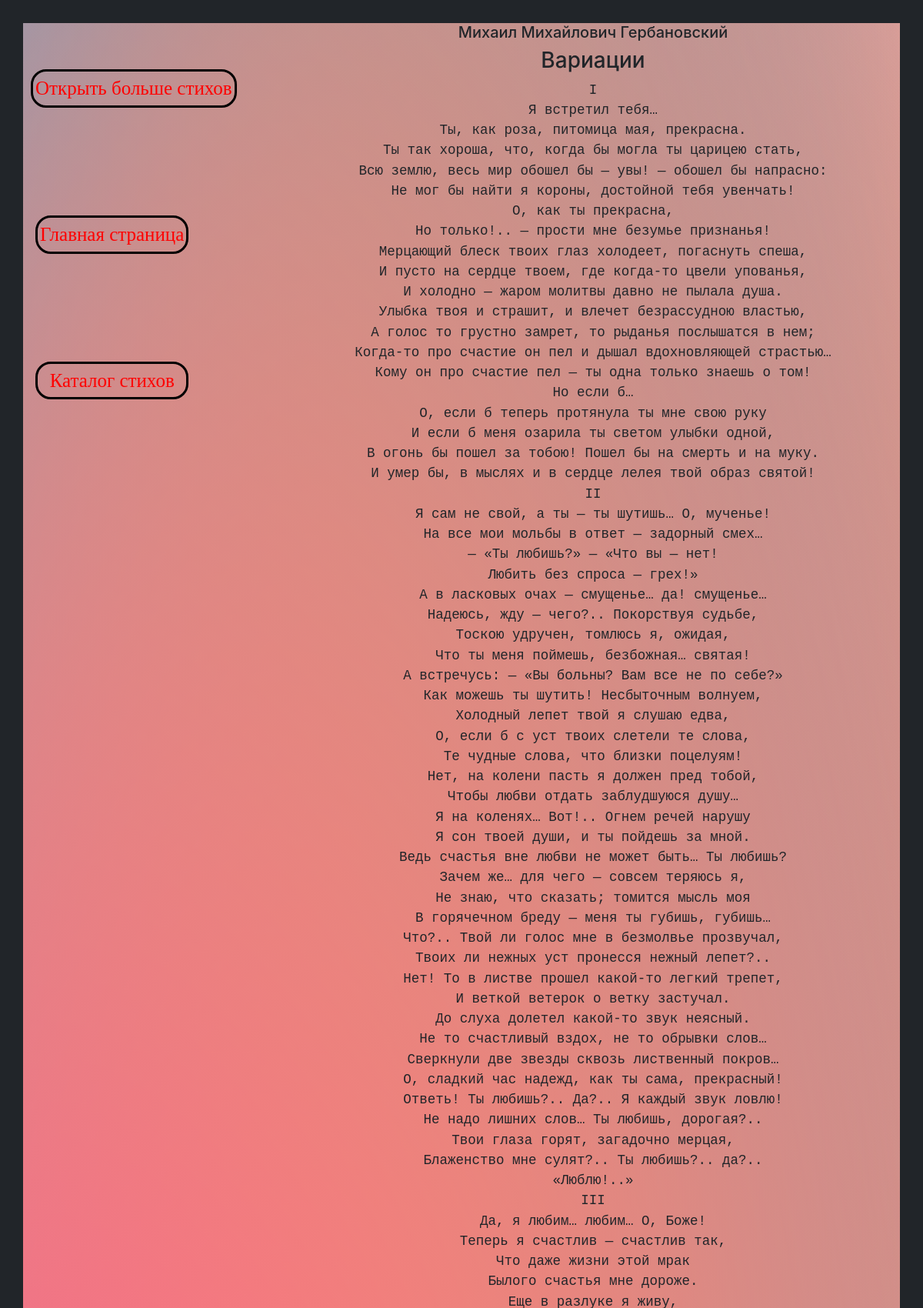
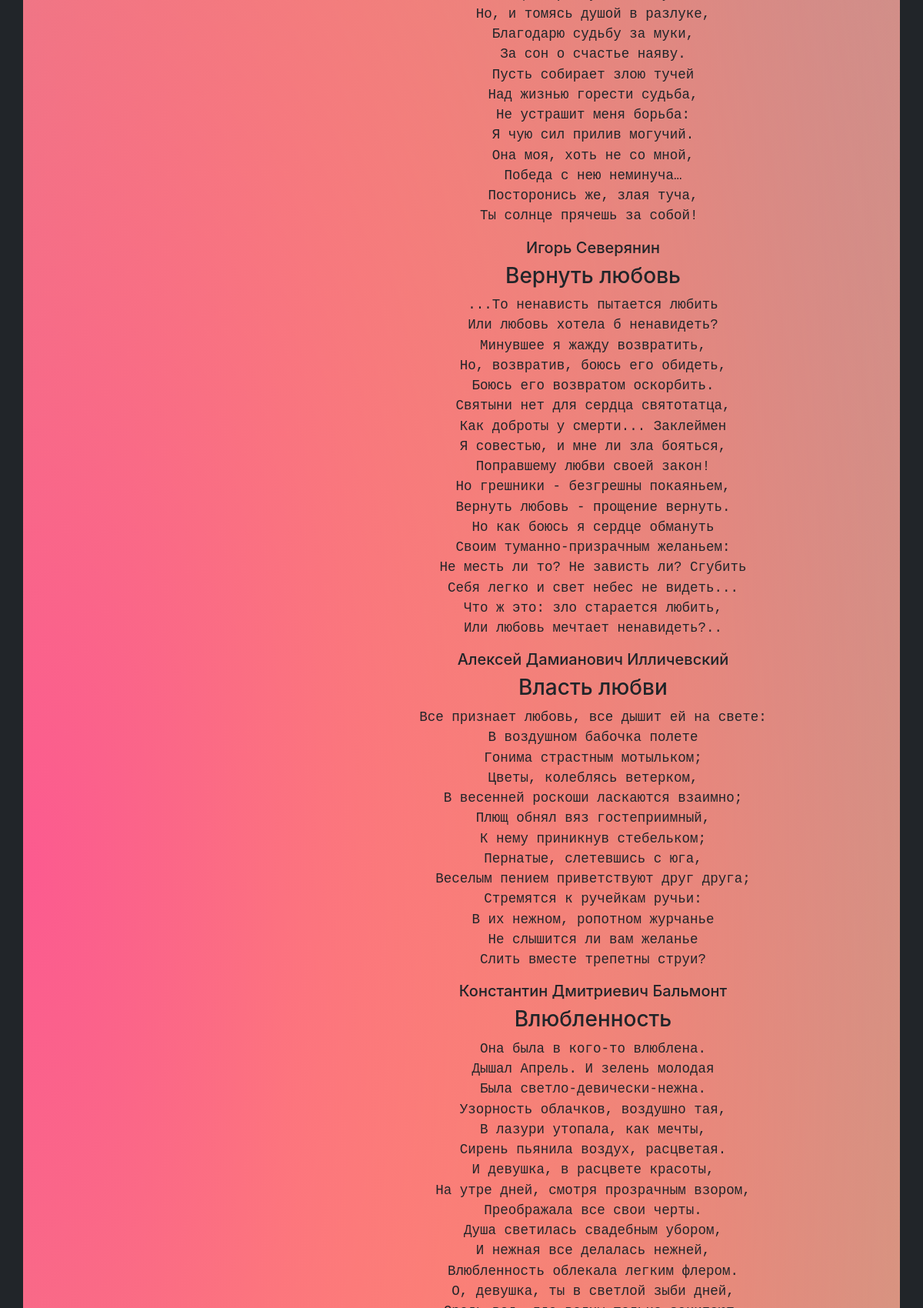
Screenshot of /love/ (upper part) with the database file from the repository (2 pictures, top to bottom).
### dj/models.py (models this page shows, shortened)
class xd2(models.Model):
    nazv2 = models.TextField(max_length=10000)
    txt2 = models.TextField(max_length=10000)
    aut2 = models.TextField(max_length=10000)

### dj/views.py (the view)
# urls.py: path('love/', views.love, name='love'),
def love(requests):
    txt2 = xd2.objects.filter()[:5]
    return render(requests, 'st2.html', {'txt2': txt2})

### dj/templates/st2.html (shortened to what this page needs)
{% extends 'shabl/st2shabl.html' %}
{% load static %}
{% block terarium %}
<head>
    <link rel="stylesheet" type="text/css" href="{% static 'css/xd.css' %}">
</head>
<body>
    <form action="{% url 'open2' %}" method="post">
        <button style = "font-size:25px;"name="foo" value="upvote">Открыть больше стихов</button></form>
    <div style="margin-left:30%;font-size:20px;">
        {% for i in txt2 %}
        <h5 style="margin-left:0%">{{ i.aut2 }}</h5>
        <h3 style="margin-left:0%">{{ i.nazv2 }}</h3>
        <pre>{{ i.txt2 }}</pre>
        {% endfor %}
    </div>
</body>
{% endblock %}

### dj/static/css/ok.css (style rules this page uses)
div { display: block; text-align: center; }

### dj/static/css/xd.css (style rules this page uses)
button { margin-left:10px; margin-top:60px; color:#FF0000; transition: transform 0.5s ease-in-out; background-color: transparent; font-size:20px; border: 3px solid #000; padding: 3px; border-radius: 20px; text-decoration: none; font-family: cursive; position:fixed; }

### rows the page displays
xd2: aut2 "Михаил Михайлович Гербановский", nazv2 "Вариации", txt2 "I Я встретил тебя… Ты, как роза, питомица мая, прекрасна. Ты так хороша, что, когда бы могла ты царицею стать, Всю землю, весь мир обошел бы — увы! — обошел бы напрасно: Не мог бы найти я короны, достойной тебя увенчать! О, как ты прекрасна, Но только!.. — прости мне безумье признанья! Мерцающий блеск твоих глаз холодеет, погаснуть спеша, И пусто на сердце твоем, где когда-то цвели упованья, И холодно — жаром молитвы давно не пылала душа. Улыбка твоя и страшит, и влечет безрассудною властью, А голос то грустно замрет, то рыданья послышатся в нем; Когда-то про счастие он пел и дышал вдохновляющей страстью… Кому он про счастие пел — ты одна только знаешь о том! Но если б… О, если б теперь…"
xd2: aut2 "Игорь Северянин", nazv2 "Вернуть любовь", txt2 "...То ненависть пытается любить Или любовь хотела б ненавидеть? Минувшее я жажду возвратить, Но, возвратив, боюсь его обидеть, Боюсь его возвратом оскорбить. Святыни нет для сердца святотатца, Как доброты у смерти... Заклеймен Я совестью, и мне ли зла бояться, Поправшему любви своей закон! Но грешники - безгрешны покаяньем, Вернуть любовь - прощение вернуть. Но как боюсь я сердце обмануть Своим туманно-призрачным желаньем: Не месть ли то? Не зависть ли? Сгубить Себя легко и свет небес не видеть... Что ж это: зло старается любить, Или любовь мечтает ненавидеть?.."
xd2: aut2 "Алексей Дамианович Илличевский", nazv2 "Власть любви", txt2 "Все признает любовь, все дышит ей на свете: В воздушном бабочка полете Гонима страстным мотыльком; Цветы, колеблясь ветерком, В весенней роскоши ласкаются взаимно; Плющ обнял вяз гостеприимный, К нему приникнув стебельком; Пернатые, слетевшись с юга, Веселым пением приветствуют друг друга; Стремятся к ручейкам ручьи: В их нежном, ропотном журчанье Не слышится ли вам желанье Слить вместе трепетны струи?"
xd2: aut2 "Константин Дмитриевич Бальмонт", nazv2 "Влюбленность"
